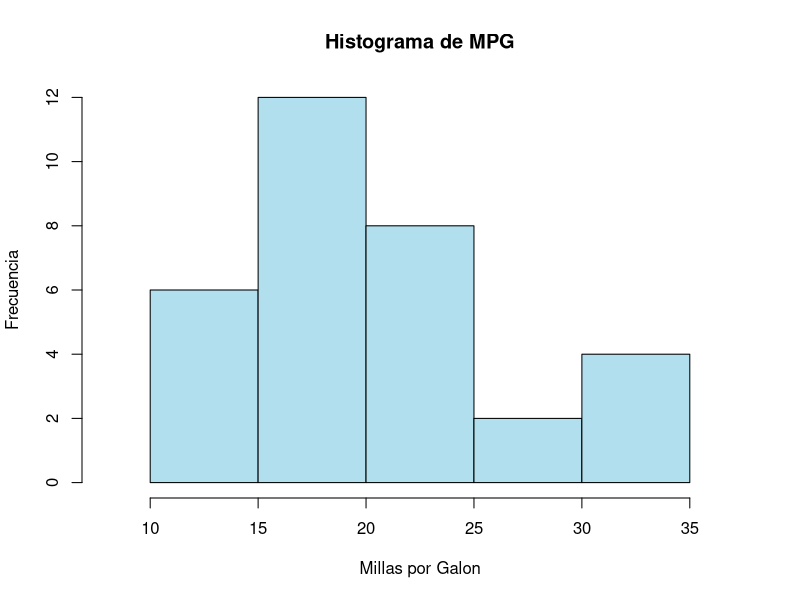
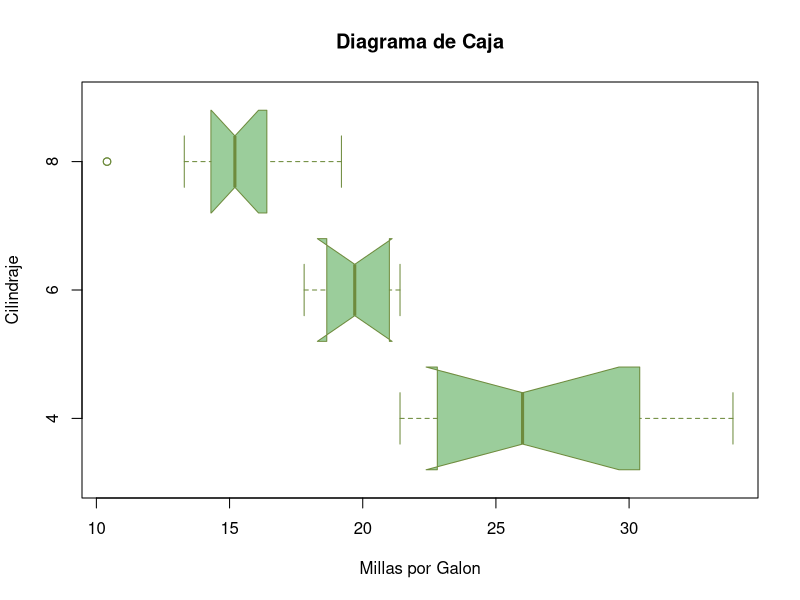
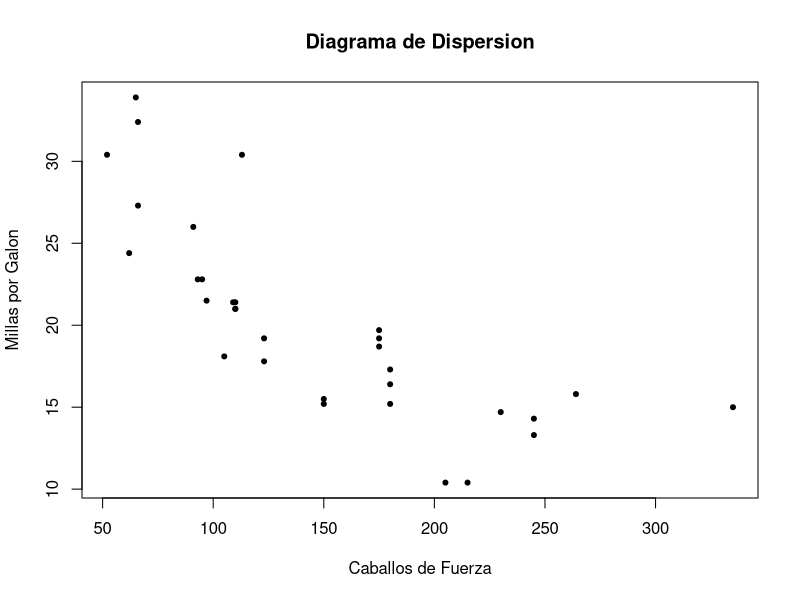
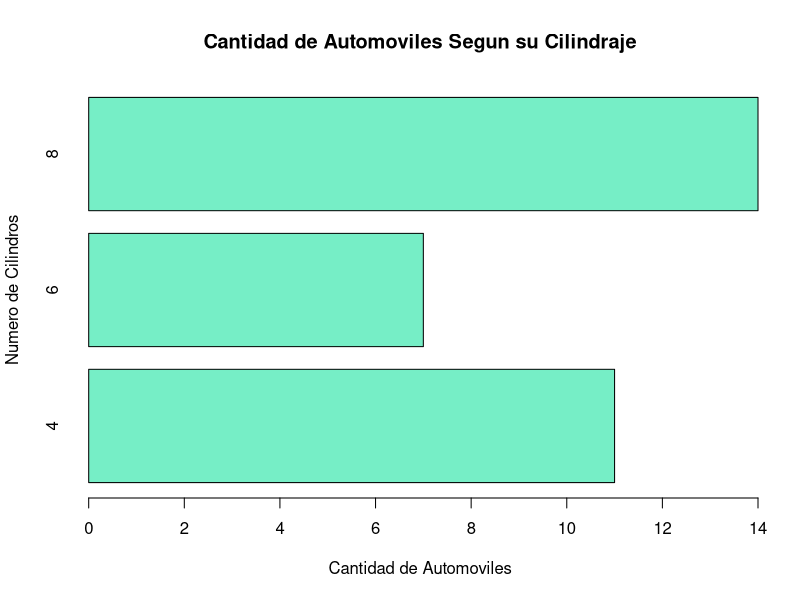

These charts were generated, in order, by the following R code:
## ---- chunk 1
# Se carga el conjunto de dados en una variable llamada "mtcars" y se usa attach para poder usar las varibales sin tener que usar el $
mtcars=mtcars
attach(mtcars)
## ---- chunk 2
#Se impremen las primeras 5 filas
head(mtcars,5)
## ---- chunk 3
# Se imprimen las ultimas 5 filas
tail(mtcars,5)
## ---- chunk 4
# Se usa la funcion str para la estructura y el tipo de cada variable
str(mtcars)
## ---- chunk 5
# Se usa summary para ver un resumen estadistico de cada una de las variables numericas
summary(mtcars)
## ---- chunk 6
# Se crea un histograma con la variable mpg
hist(mpg, main = "Histograma de MPG",
     xlab= "Millas por Galon",
     ylab= "Frecuencia",
     xlim=c(8,37), col= "lightblue2",
     freq=TRUE)
## ---- chunk 7
# Se crea un boxplot para comparar la distribucion entre mpg y cyl
boxplot(mpg~cyl, main= "Diagrama de Caja",
        xlab="Millas por Galon",
        ylab="Cilindraje",
        col="darkseagreen3",border="darkolivegreen4",
        horizontal=TRUE,notch=TRUE)
## ---- chunk 8
# Se crea un diagrma de dispersion para ver la relacion entre hp y mpg
plot(hp,mpg,
     main="Diagrama de Dispersion",
     xlab = "Caballos de Fuerza",
     ylab = "Millas por Galon", pch=20)
## ---- chunk 9
# Se crea el grafico de barras para mostrar el numero de automoviles en cada categoria de cilindros
cantidad_cilindraje=table(cyl)
barplot(cantidad_cilindraje, main = "Cantidad de Automoviles Segun su Cilindraje",
        xlab= "Cantidad de Automoviles",
        ylab="Numero de Cilindros",
        col = "aquamarine2",
        horiz = TRUE)
## ---- chunk 10
# Se calcula la media, mediana, varianza y desviacion estandar de la variable mpg
estadistica_descriptiva_mpg=data.frame(mediana=median(mpg),
                                       media=round(mean(mpg),2),
                                       varianza=round(var(mpg),2),
                                       desvest=round(sd(mpg),2))
t(estadistica_descriptiva_mpg)
## ---- chunk 11
# Se crea latabla de contingencia con las variables cyl y gear
tabla_contingencia=table(cyl,gear)
tabla_contingencia # Las columnas son el numero de marchas y las filas el numero de cilindraje
## ---- chunk 12
t.test(mpg, mu=20)
## ---- chunk 13
cor.test(hp,mpg, method = "pearson")
